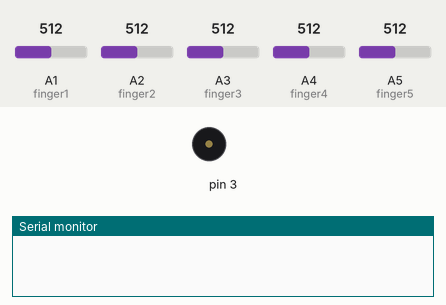
Simulated run of this sketch. Board: Arduino Uno, built with avr-gcc and run on an emulated ATmega328P. On the bench: buzzer (waves = sounding), the last lines printed to the serial monitor. Inputs (shaded band) come from the test bench; at power-on: A1 (finger1) = 512, A2 (finger2) = 512, A3 (finger3) = 512, A4 (finger4) = 512, A5 (finger5) = 512.

Above: at 1.2 s.
1.3 s: A1 (finger1) set to 211
2.8 s: A1 (finger1) set to 184
At 3.4 s:
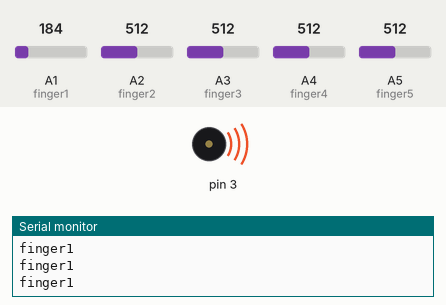
4.3 s: A2 (finger2) set to 161
5.8 s: A2 (finger2) set to 140
At 6.4 s:
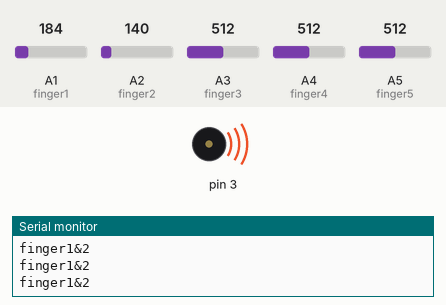
7.7 s: A1 (finger1) set to 306
At 8.7 s:
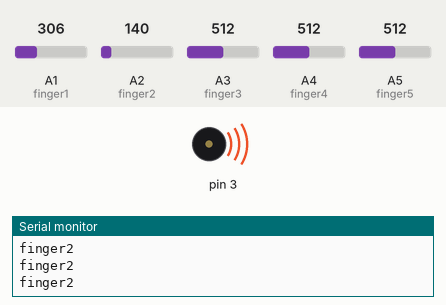
10.7 s: A3 (finger3) set to 219
13.7 s: A3 (finger3) set to 184
At 14.7 s:
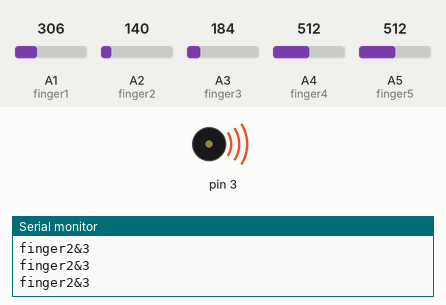
Timing chart, 0 to 16.7 s (numbered marks = the images above; inputs shaded):
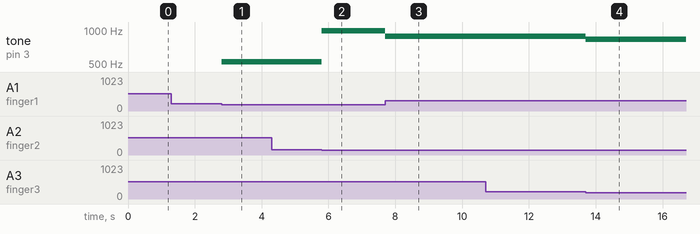

The sketch:

Jazz_Hand.ino
```cpp
//left hand

int finger1 =A1; //C2
int finger2 =A2; //A
int finger3 =A3; //G
int finger4 =A4; //E
int finger5 =A5; //C

int sensi1 = 200;
int sensi2 = 150;
int sensi3 = 200;
int sensi4 = 40;
int sensi5 = 150;

#include "pitches.h"

void setup() {

  pinMode(finger1, INPUT);
  pinMode(finger2, INPUT);
  pinMode(finger3, INPUT);
  pinMode(finger4, INPUT);
  pinMode(finger5, INPUT);

  Serial.begin(9600);

}

void loop() {

  int finger1State=analogRead(finger1);

  int finger2State=analogRead(finger2);

  int finger3State=analogRead(finger3);


  int finger4State=analogRead(finger4);


  int finger5State=analogRead(finger5);


if ((finger1State<=sensi1) && (finger2State<=sensi2)) {
  tone(3,NOTE_B5);
  Serial.println("finger1&2");
}

else if ((finger2State<=sensi2) && (finger3State<=sensi3)) {
  tone(3,NOTE_GS5);
  Serial.println("finger2&3");
}

else if ((finger3State<=sensi3) && (finger4State<=sensi4)) {
  tone(3,NOTE_F5);
  Serial.println("finge3&4");
}

else if ((finger4State<=sensi4) && (finger5State<=sensi5)) {
  tone(3,NOTE_G5);
  Serial.println("finger4&5");
}


else if ((finger1State<=sensi1)){
      tone(3, NOTE_C5);
      Serial.println("finger1");
    }

else if ((finger2State<=sensi2)){
      tone(3, NOTE_A5);
      Serial.println("finger2");
    }

else if ((finger3State<=sensi3)){
      tone(3, NOTE_G5);
      Serial.println("finger3");
    }

else if ((finger4State<=sensi4)){
      tone(3, NOTE_E5);
      Serial.println("finger4");
    }

else if ((finger5State<=sensi5)){
      tone(3, NOTE_C6);
      Serial.println("finger5");
    }

else {
    noTone(3);
  }
}
```

pitches.h
```cpp
/*************************************************
   Public Constants
 *************************************************/

#define NOTE_B0  31
#define NOTE_C1  33
#define NOTE_CS1 35
#define NOTE_D1  37
#define NOTE_DS1 39
#define NOTE_E1  41
#define NOTE_F1  44
#define NOTE_FS1 46
#define NOTE_G1  49
#define NOTE_GS1 52
#define NOTE_A1  55
#define NOTE_AS1 58
#define NOTE_B1  62
#define NOTE_C2  65
#define NOTE_CS2 69
#define NOTE_D2  73
#define NOTE_DS2 78
#define NOTE_E2  82
#define NOTE_F2  87
#define NOTE_FS2 93
#define NOTE_G2  98
#define NOTE_GS2 104
#define NOTE_A2  110
#define NOTE_AS2 117
#define NOTE_B2  123
#define NOTE_C3  131
#define NOTE_CS3 139
#define NOTE_D3  147
#define NOTE_DS3 156
#define NOTE_E3  165
#define NOTE_F3  175
#define NOTE_FS3 185
#define NOTE_G3  196
#define NOTE_GS3 208
#define NOTE_A3  220
#define NOTE_AS3 233
#define NOTE_B3  247
#define NOTE_C4  262
#define NOTE_CS4 277
#define NOTE_D4  294
#define NOTE_DS4 311
#define NOTE_E4  330
#define NOTE_F4  349
#define NOTE_FS4 370
#define NOTE_G4  392
#define NOTE_GS4 415
#define NOTE_A4  440
#define NOTE_AS4 466
#define NOTE_B4  494
#define NOTE_C5  523
#define NOTE_CS5 554
#define NOTE_D5  587
#define NOTE_DS5 622
#define NOTE_E5  659
#define NOTE_F5  698
#define NOTE_FS5 740
#define NOTE_G5  784
#define NOTE_GS5 831
#define NOTE_A5  880
#define NOTE_AS5 932
#define NOTE_B5  988
#define NOTE_C6  1047
#define NOTE_CS6 1109
#define NOTE_D6  1175
#define NOTE_DS6 1245
#define NOTE_E6  1319
#define NOTE_F6  1397
#define NOTE_FS6 1480
#define NOTE_G6  1568
#define NOTE_GS6 1661
#define NOTE_A6  1760
#define NOTE_AS6 1865
#define NOTE_B6  1976
#define NOTE_C7  2093
#define NOTE_CS7 2217
#define NOTE_D7  2349
#define NOTE_DS7 2489
#define NOTE_E7  2637
#define NOTE_F7  2794
#define NOTE_FS7 2960
#define NOTE_G7  3136
#define NOTE_GS7 3322
#define NOTE_A7  3520
#define NOTE_AS7 3729
#define NOTE_B7  3951
#define NOTE_C8  4186
#define NOTE_CS8 4435
#define NOTE_D8  4699
#define NOTE_DS8 4978
```

Measured:
- the behaviour switches between 201 and 200 on A1 (finger1) (found by bisection; images 0 and 1)
- after the input at 1.3 s, every drawn part: stays the same
- after the input at 2.8 s, tone on pin 3: silent → 523 Hz at once
- after the input at 5.8 s, tone on pin 3: 523 Hz → 988 Hz at once
- after the input at 7.7 s, tone on pin 3: 988 Hz → 880 Hz at once
- after the input at 13.7 s, tone on pin 3: 880 Hz → 831 Hz at once
